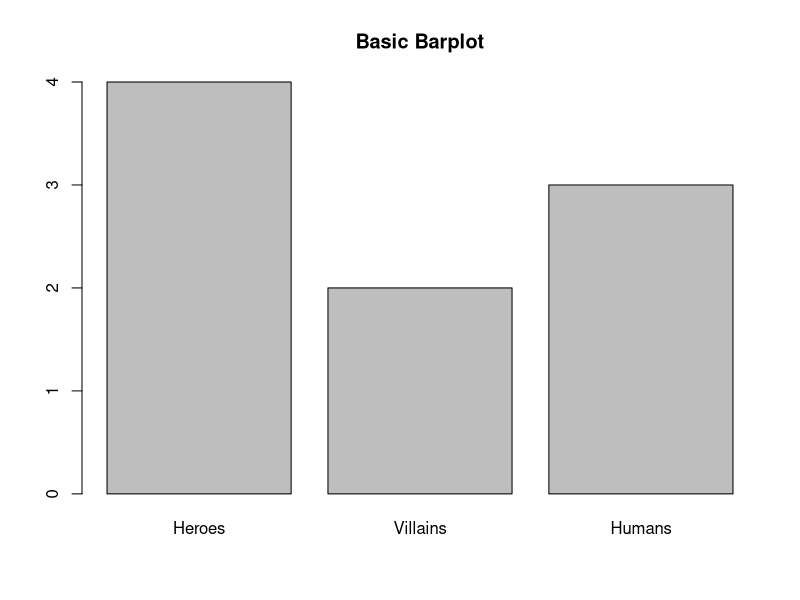
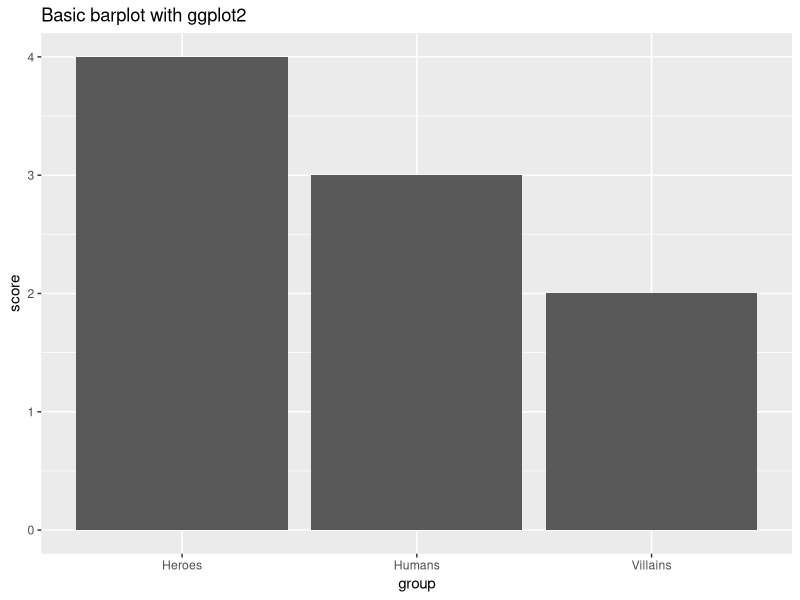
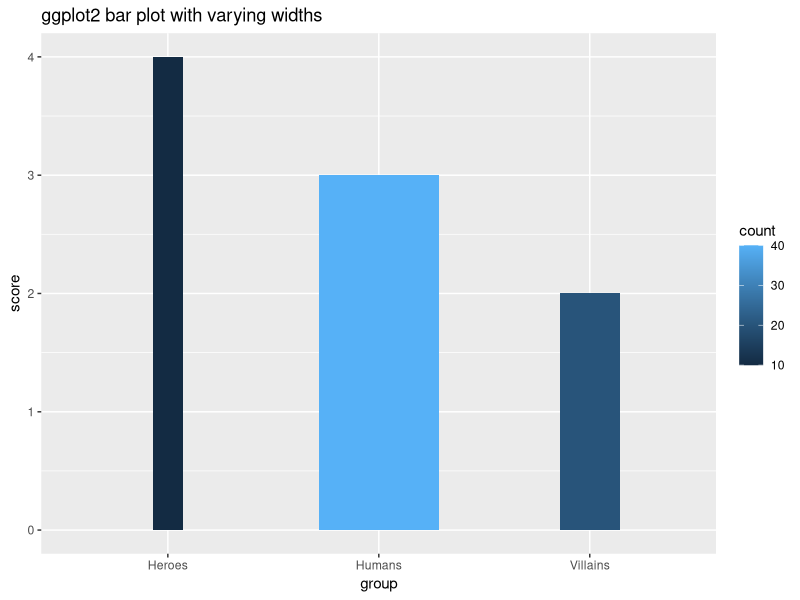
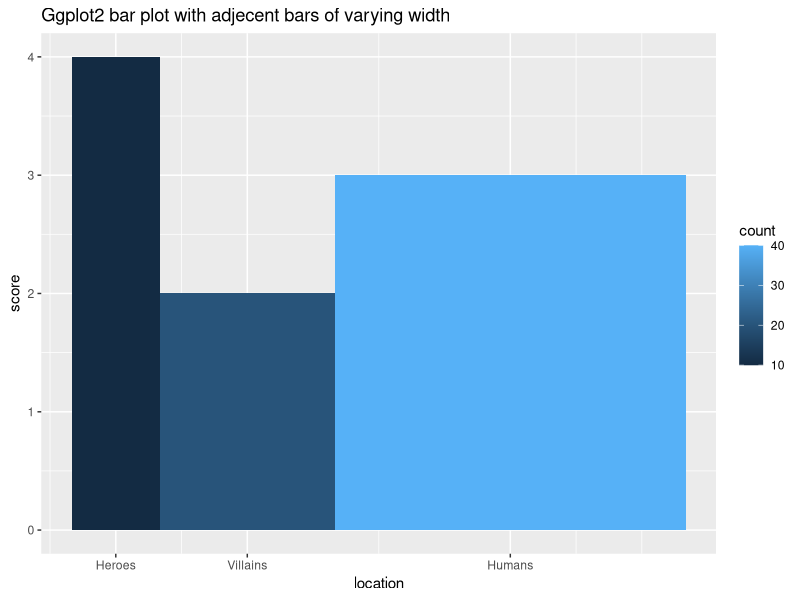
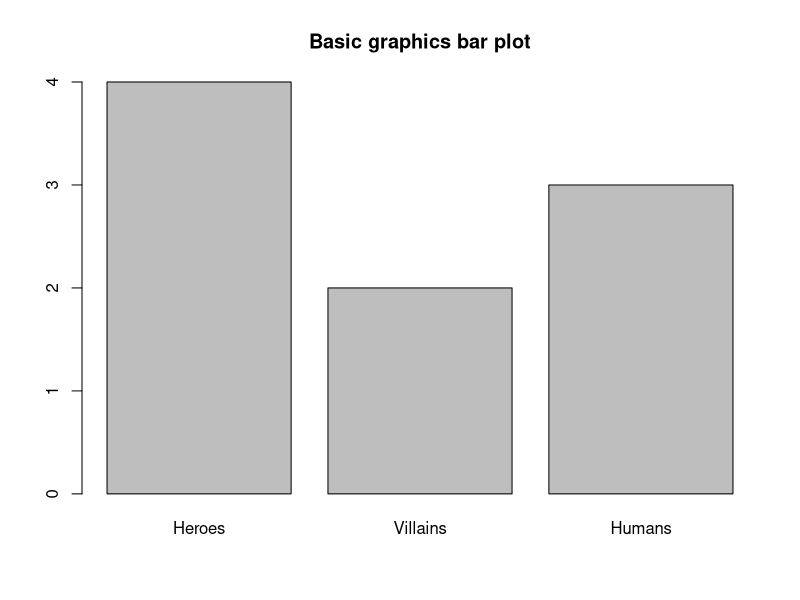
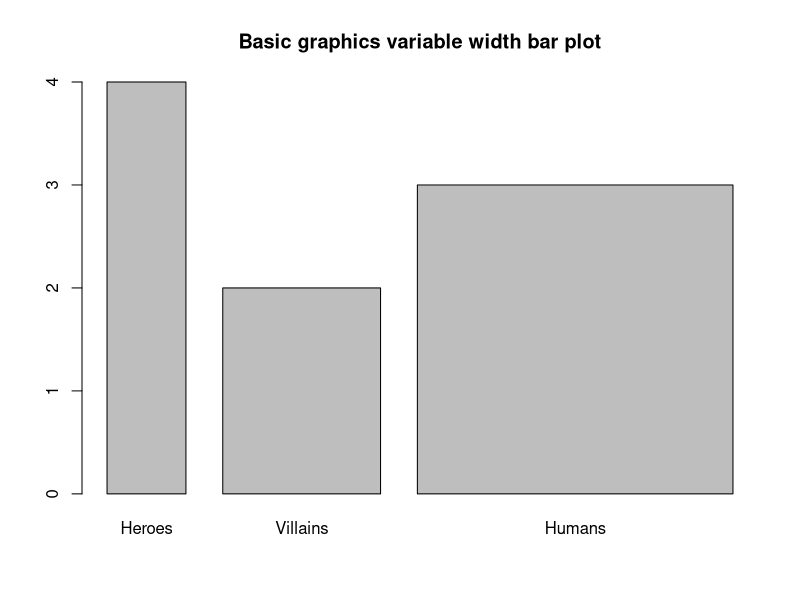
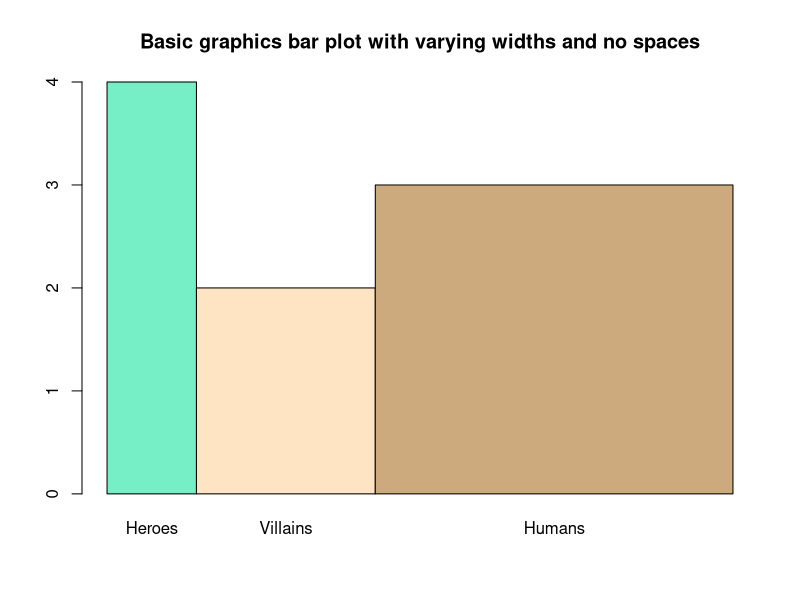

Write the R code that produced these figures, in order.
## ---- chunk 1
# create a dataframe with 3 groups of people,
# some score and count of the people
data <- data.frame(group = c("Heroes", "Villains", "Humans"),
                   score = c(4,2,3),
                   count = c(10,20,40))

# show the dataset
data

# create a basic barplot
barplot(data[, 2],names.arg =  data[,1],
        main = "Basic Barplot")

## ---- chunk 2
# load the ggplot2 package
library(ggplot2)

# create a basic bar chart
ggplot(data, aes(x = group, y = score)) +
        geom_bar(stat="identity") +
        # add a title
        ggtitle("Basic barplot with ggplot2")

## ---- chunk 3

ggplot(data, aes(x = group,
                 y = score,
                 width = count/sum(count),
                 fill = count)) +
        geom_bar(stat = "identity") +
        ggtitle("ggplot2 bar plot with varying widths")

## ---- chunk 4
# calculate width of bars
data$width <- data$count/sum(data$count)

# calculate location of the tick marks
data$location <- cumsum(data$width) - data$width/2

# create a bar plot
# first plot the calculated locations on the x axis
# score still as height of the bars
# color based on count variable
ggplot(data, aes(x = location,
                 y = score, 
                 fill = count, 
                 width = width)) +
        geom_bar(stat = "identity") +
        # make the x axis continuous with desired tick marks and labels
        scale_x_continuous(breaks = data$location, labels = data$group) +
        # add a chart title
        ggtitle("Ggplot2 bar plot with adjecent bars of varying width")

## ---- chunk 5
# create a bar plot
barplot(data$score, names.arg = data$group)
# change a title
title("Basic graphics bar plot")

## ---- chunk 6
barplot(data$score, width = data$width, names.arg = data$group)
title("Basic graphics variable width bar plot")

## ---- chunk 7
barplot(data$score,
        # use variable width
        width = data$width, 
        # remove spaces between bars
        space = 0, 
        # plot names of categorical variables
        names.arg = data$group,
        # add colors
        col = colors()[data$count])
title("Basic graphics bar plot with varying widths and no spaces")
